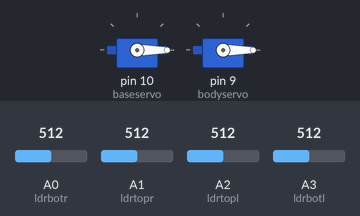
Recording of a sketch running on a simulated Arduino Uno, built with avr-gcc and run on an emulated ATmega328P. Parts: 2 × servo. Inputs (shaded band) come from the test bench; at power-on: A0 (ldrbotr) = 512, A2 (ldrtopl) = 512, A3 (ldrbotl) = 512, A1 (ldrtopr) = 512.

Above: at 1.7 s.
1.8 s: A0 (ldrbotr) set to 526
At 3.16 s:
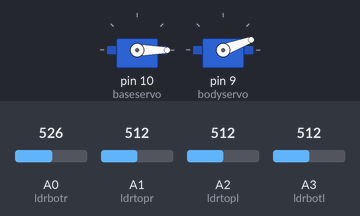
4.8 s: A2 (ldrtopl) set to 526
At 4.8 s:
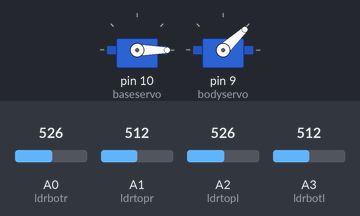
6.3 s: A3 (ldrbotl) set to 531
At 7.46 s:
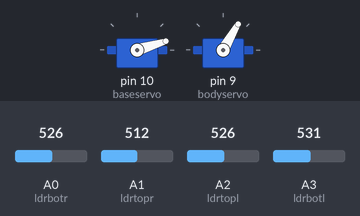
At 8.31 s:
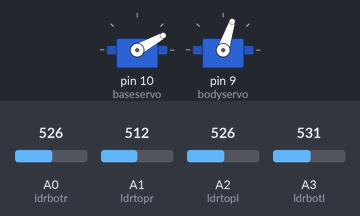
9.3 s: A0 (ldrbotr) set to 716
12.3 s: A1 (ldrtopr) set to 306
15.3 s: A2 (ldrtopl) set to 306
Timing chart, 0 to 19.3 s (numbered marks = the images above; inputs shaded):
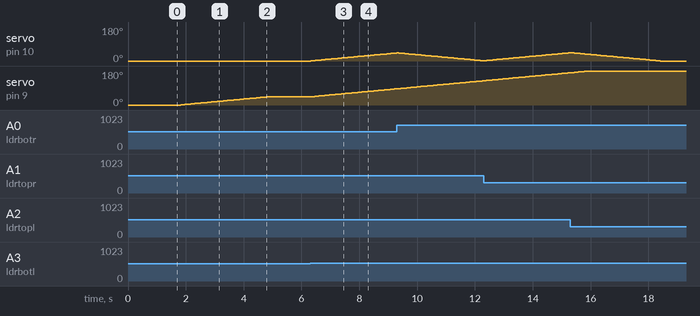

The sketch:

solar.ino.ino
```cpp
#include <Servo.h>
  //defining Servos
  Servo baseservo;
  int servoh = 0;
  int servohLimitHigh = 160;
  int servohLimitLow = 20;

  Servo bodyservo;
  int servov = 0;
  int servovLimitHigh = 160;
  int servovLimitLow = 20;
  //Assigning LDRs
  int ldrtopl = 2; // top left
  int ldrtopr = 1; // top right
  int ldrbotl = 3; // bottom left
  int ldrbotr = 0; // bottom right

  void setup ()
  {
  baseservo.attach(10);
  baseservo.write(0);
  bodyservo.attach(9);
  bodyservo.write(0);
  delay(500);
  }

  void loop()
  {
  servoh = baseservo.read();//reading the value currently at
  servov = bodyservo.read();
  //capturing analog values of each LDR
  int topl = analogRead(ldrtopl);
  int topr = analogRead(ldrtopr);
  int botl = analogRead(ldrbotl);
  int botr = analogRead(ldrbotr);
  // calculating average
  int avgtop = (topl + topr) / 2; //average of top LDRs
  int avgbot = (botl + botr) / 2; //average of bottom LDRs
  int avgleft = (topl + botl) / 2; //average of left LDRs
  int avgright = (topr + botr) / 2; //average of right LDRs

  if (avgtop < avgbot)
  {
  bodyservo.write(servov +1);
  if (servov > servovLimitHigh)
  {
  servov = servovLimitHigh;
  }
  delay(10);
  }
  else if (avgbot < avgtop)
  {
  bodyservo.write(servov -1);
  if (servov < servovLimitLow)
  {
  servov = servovLimitLow;
  }
  delay(10);
  }
  else
  {
  bodyservo.write(servov);
  }

  if (avgleft > avgright)
  {
  baseservo.write(servoh +1);
  if (servoh > servohLimitHigh)
  {
  servoh = servohLimitHigh;
  }
  delay(10);
  }
  else if (avgright > avgleft)
  {
  baseservo.write(servoh -1);
  if (servoh < servohLimitLow)
  {
  servoh = servohLimitLow;
  }
  delay(10);
  }
  else
  {
  baseservo.write(servoh);
  }
  delay(50);
  }
```

Measured:
- the behaviour switches between 513 and 514 on A0 (ldrbotr) (found by bisection; images 0 and 1)
- the behaviour switches between 525 and 526 on A2 (ldrtopl) (found by bisection; images 1 and 2)
- the behaviour switches between 513 and 514 on A3 (ldrbotl) (found by bisection; images 2 and 3)
- after the input at 1.8 s, servo on pin 9 (bodyservo): moves from 0° to 43° over 3.0 s, starting at once
- after the input at 4.8 s, servo on pin 9 (bodyservo): stays 43° (without the input it goes to 44° after 0.05 s)
- after the input at 6.3 s, servo on pin 10 (baseservo): moves from 0° to 43° over 3.0 s, starting at once; servo on pin 9 (bodyservo): moves from 43° to 86° over 3.0 s, starting at once
